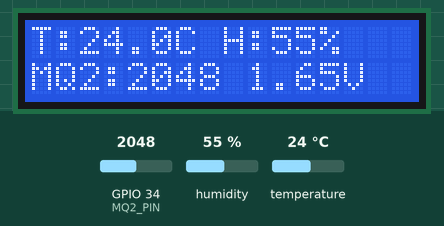
This sketch was run on a simulated ESP32. Shown: 16×2 character LCD. The inputs (shaded band) are chosen by the test bench; at power-on: humidity 55 %, GPIO 34 (MQ2_PIN) = 2048, temperature 24 °C. What the sketch prints to the serial monitor is not drawn.

Above: at 2.7 s.
2.8 s: humidity set to 22 %
At 4.6 s:
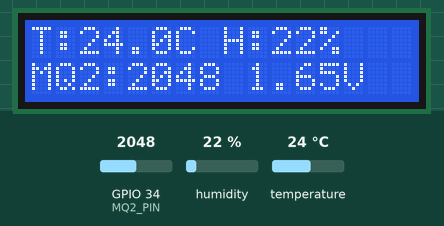
5.3 s: GPIO 34 (MQ2_PIN) set to 2866
At 7.1 s:
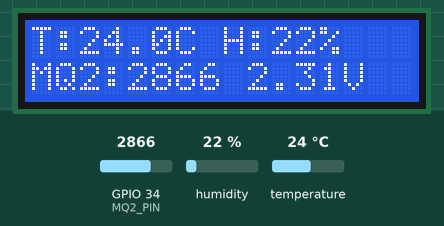
7.4 s: temperature set to 12 °C
At 9.1 s:
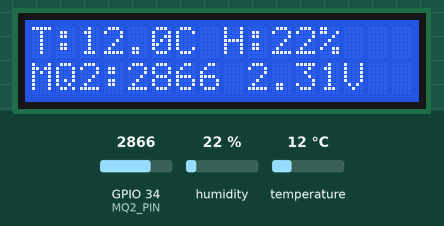
9.6 s: GPIO 34 (MQ2_PIN) set to 3603
At 10.7 s:
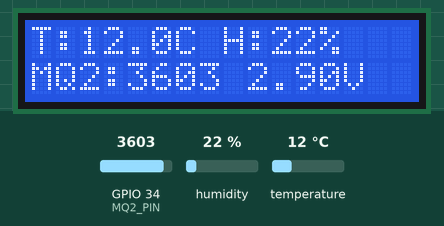
11.7 s: humidity set to 40 %
At 13.5 s:
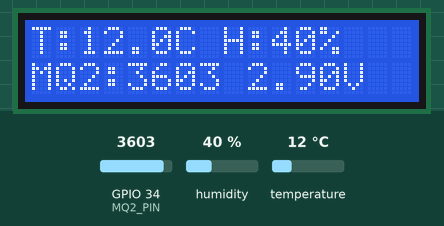
13.8 s: GPIO 34 (MQ2_PIN) set to 4095
At 15.3 s:
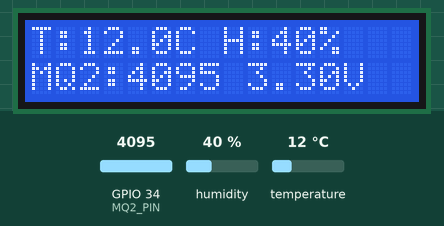
Timing chart, 0 to 16.8 s (numbered marks = the images above; inputs shaded):
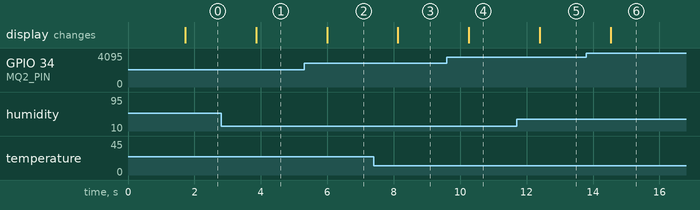

The sketch:

pruebaLCD.ino
```cpp
#include <Wire.h>
#include <LiquidCrystal_I2C.h>
#include <DHT.h>

// --- Pines ---
#define SDA_PIN   21      // I2C SDA
#define SCL_PIN   22      // I2C SCL
#define LCD_ADDR  0x27    // tu backpack

#define DHTPIN    4       // pin del DHT11
#define DHTTYPE   DHT11
#define MQ2_PIN   34      // ADC1 (solo entrada, ideal)

DHT dht(DHTPIN, DHTTYPE);
LiquidCrystal_I2C lcd(LCD_ADDR, 16, 2);

// --- ADC ---
const float VREF   = 3.3f;   // referencia efectiva (asume 3.3 V)
const int   ADCMAX = 4095;   // 12 bits

int readMQ2(int n = 16) {
  long acc = 0;
  for (int i = 0; i < n; i++) {
    acc += analogRead(MQ2_PIN);
    delay(5);
  }
  return acc / n; // promedio para reducir ruido
}

void setup() {
  Serial.begin(115200);

  // MQ-2 en ADC a escala completa (~3.3 V)
  analogSetPinAttenuation(MQ2_PIN, ADC_11db); // full-scale ~3.3 V

  // I2C + LCD (opcional)
  Wire.begin(SDA_PIN, SCL_PIN);
  Wire.setClock(100000);
  lcd.init();
  lcd.backlight();
  lcd.clear();
  lcd.setCursor(0,0); lcd.print("MQ2 + DHT11");
  lcd.setCursor(0,1); lcd.print("Iniciando...");

  // DHT11
  dht.begin();

  delay(1500);
}

void loop() {
  // --- DHT11 (max ~1 Hz) ---
  float hum = dht.readHumidity();
  float temp = dht.readTemperature();

  // --- MQ-2 ---
  int raw = readMQ2();
  float vmq = (raw * VREF) / ADCMAX;   // voltaje en GPIO34 tras el divisor

  // ---- Serial ----
  Serial.print("T="); Serial.print(temp); Serial.print(" C  ");
  Serial.print("H="); Serial.print(hum);  Serial.print(" %  ");
  Serial.print("MQ2raw="); Serial.print(raw);
  Serial.print("  V="); Serial.println(vmq, 2);

  // ---- LCD ----
  lcd.clear();
  lcd.setCursor(0,0);
  if (isnan(temp) || isnan(hum)) {
    lcd.print("DHT11 error   ");
  } else {
    char l1[17];
    snprintf(l1, sizeof(l1), "T:%4.1fC H:%2.0f%%", temp, hum);
    lcd.print(l1);
  }
  lcd.setCursor(0,1);
  char l2[17];
  snprintf(l2, sizeof(l2), "MQ2:%4d %4.2fV", raw, vmq);
  lcd.print(l2);

  delay(2000); // DHT11: no más de ~1 lectura/segundo
}
```

Measured:
- after the input at 2.8 s, the display: changes after 1.1 s (image 1)
- after the input at 5.3 s, the display: changes after 0.69 s (image 2)
- after the input at 7.4 s, the display: changes after 0.73 s (image 3)
- after the input at 9.6 s, the display: changes after 0.66 s (image 4)
- after the input at 11.7 s, the display: changes after 0.69 s (image 5)
- after the input at 13.8 s, the display: changes after 0.73 s (image 6)
